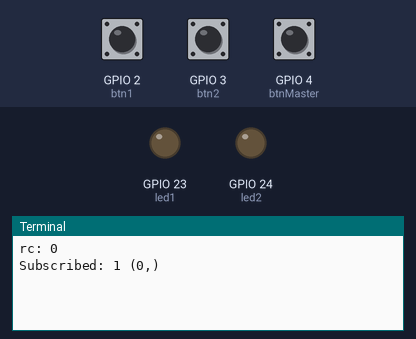
This program was run on a simulated Raspberry Pi (BCM pin numbers). Shown: output pins drawn as LEDs (lit = HIGH), the last lines printed to the terminal. Inputs (shaded band) come from the test bench; at power-on: GPIO 2 (btn1) HIGH, GPIO 3 (btn2) HIGH, GPIO 4 (btnMaster) HIGH. No MQTT or app messages arrive unless stated.

Above: at 1.3 s.
1.4 s: GPIO 2 (btn1) pulled LOW for 0.15 s
At 2.6 s:
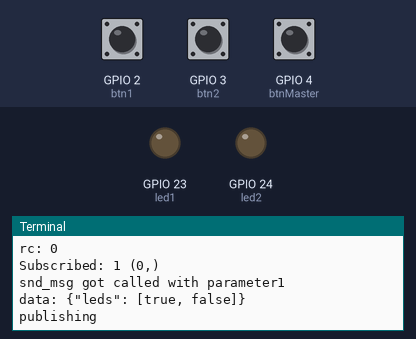
3.0 s: GPIO 3 (btn2) pulled LOW for 0.15 s
At 3.8 s:
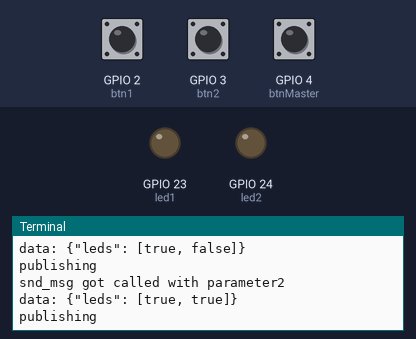
4.6 s: GPIO 4 (btnMaster) pulled LOW for 0.15 s
At 5.0 s:
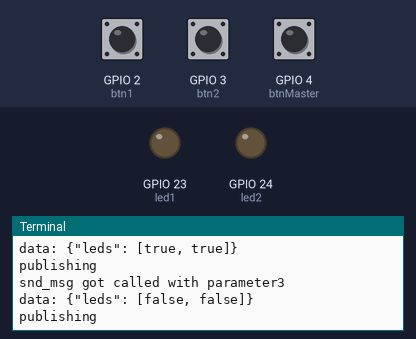

The program:

pi1.py
```python
import RPi.GPIO as io
import os
import json
from time import sleep
import paho.mqtt.client as mqtt
import paho.mqtt.publish as publish


btn1 = 2 #red
btn2 = 3 #yellow
btnMaster = 4 #green
led1 = 23 #red
led2 = 24 #yellow
leds = (led1, led2)
led1State = led2State = False;

io.setwarnings(False)
io.setmode(io.BCM)
io.setup(btn1, io.IN)
io.setup(btn2, io.IN)
io.setup(btnMaster, io.IN)


Broker = "172.16.181.166"

rcv_topic = "home/groundfloor/livingroom/lights/lightx" #subscribe to messages on this topic
snd_topic = "home/groundfloor/kitchen/lights/lightx" #publish messages to this topic

#when connecting:
def on_connect(mqttc, obj, flags, rc):
    print("rc: "+str(rc))
    mqttc.subscribe(rcv_topic) #sub

#when receving a message:
def on_message(mqttc, obj, msg):
    print("sub")
    print(msg.topic+" "+str(msg.qos)+" "+str(msg.payload))
    try:
        p = msg.payload.decode("utf-8")
        print("decoded payload: " + p)
        x = json.loads(p)
        set_leds(leds, tuple(x['leds'])) #set leds to received value

        return
    except Exception as e:
        print(e)

#when publishing:
def on_publish(mqttc, obj, mid):
    print("publishing")
    return

#when subscribing:
def on_subscribe(mqttc, obj, mid, granted_qos):
    print("Subscribed: "+str(mid)+" "+str(granted_qos))

mqttc = mqtt.Client()
mqttc.on_message = on_message
mqttc.on_connect = on_connect
mqttc.on_publish = on_publish
mqttc.on_subscribe = on_subscribe
mqttc.connect(Broker, 1883, 60)
mqttc.loop_start() #or client.loop_forever()


def init_leds(leds):
    io.setup(leds, io.OUT)

def set_leds(leds, states):
    print("leds and states: " + str(leds) + " " + str(states))
    io.output(leds, states)

def snd_msg(led):
    global led1State
    global led2State

    print("snd_msg got called with parameter" + str(led))

    if led==1:
        led1State = not led1State
    elif led==2:
        led2State = not led2State
    elif led==3:
        led1State = led2State = False
    else:
        print('mate the wrong parameter is being given')

    dataToSend=json.dumps({"leds":[led1State,led2State]})
    print("data: " + dataToSend)
    mqttc.publish(snd_topic, dataToSend)

io.add_event_detect(btn1,io.FALLING,callback=lambda *a: snd_msg(1),bouncetime=500)
io.add_event_detect(btn2,io.FALLING,callback=lambda *a: snd_msg(2),bouncetime=500)
io.add_event_detect(btnMaster,io.FALLING,callback=lambda *a: snd_msg(3),bouncetime=500)


def main():
    try:
        while True:
            init_leds(leds)
    except KeyboardInterrupt:
        pass
    finally:
        io.cleanup()

#toplevel script
#below will only execute if ran directly - above is always accessible
if __name__ == '__main__':
    main()
```

Measured:
- after the input at 1.4 s, the terminal: prints a new line at once (image 1)
- after the input at 3.0 s, the terminal: prints a new line at once (image 2)
- after the input at 4.6 s, the terminal: prints a new line at once (image 3)
